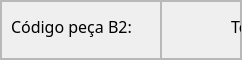
                         <widget class="QFrame" name="frame_86">
                          <property name="maximumSize">
                           <size>
                            <width>16777215</width>
                            <height>60</height>
                           </size>
                          </property>
                          <property name="frameShape">
                           <enum>QFrame::StyledPanel</enum>
                          </property>
                          <property name="frameShadow">
                           <enum>QFrame::Raised</enum>
                          </property>
                          <layout class="QHBoxLayout" name="horizontalLayout_18">
                           <property name="spacing">
                            <number>0</number>
                           </property>
                           <property name="leftMargin">
                            <number>0</number>
                           </property>
                           <property name="topMargin">
                            <number>0</number>
                           </property>
                           <property name="rightMargin">
                            <number>0</number>
                           </property>
                           <property name="bottomMargin">
                            <number>0</number>
                           </property>
                           <item>
                            <widget class="QFrame" name="frame_87">
                             <property name="sizePolicy">
                              <sizepolicy hsizetype="Preferred" vsizetype="Preferred">
                               <horstretch>0</horstretch>
                               <verstretch>0</verstretch>
                              </sizepolicy>
                             </property>
                             <property name="minimumSize">
                              <size>
                               <width>160</width>
                               <height>0</height>
                              </size>
                             </property>
                             <property name="frameShape">
                              <enum>QFrame::StyledPanel</enum>
                             </property>
                             <property name="frameShadow">
                              <enum>QFrame::Raised</enum>
                             </property>
                             <widget class="QLabel" name="label_32">
                              <property name="geometry">
                               <rect>
                                <x>10</x>
                                <y>0</y>
                                <width>160</width>
                                <height>51</height>
                               </rect>
                              </property>
                              <property name="sizePolicy">
                               <sizepolicy hsizetype="Preferred" vsizetype="Preferred">
                                <horstretch>0</horstretch>
                                <verstretch>0</verstretch>
                               </sizepolicy>
                              </property>
                              <property name="font">
                               <font>
                                <family>Equinox Bold</family>
                                <pointsize>12</pointsize>
                               </font>
                              </property>
                              <property name="text">
                               <string>Código peça B2:</string>
                              </property>
                             </widget>
                            </widget>
                           </item>
                           <item>
                            <widget class="QFrame" name="frame_88">
                             <property name="minimumSize">
                              <size>
                               <width>80</width>
                               <height>0</height>
                              </size>
                             </property>
                             <property name="frameShape">
                              <enum>QFrame::StyledPanel</enum>
                             </property>
                             <property name="frameShadow">
                              <enum>QFrame::Raised</enum>
                             </property>
                             <widget class="QLabel" name="lbl_cod_part_b2">
                              <property name="geometry">
                               <rect>
                                <x>10</x>
                                <y>0</y>
                                <width>191</width>
                                <height>51</height>
                               </rect>
                              </property>
                              <property name="sizePolicy">
                               <sizepolicy hsizetype="Expanding" vsizetype="Expanding">
                                <horstretch>1</horstretch>
                                <verstretch>1</verstretch>
                               </sizepolicy>
                              </property>
                              <property name="font">
                               <font>
                                <family>Equinox Bold</family>
                                <pointsize>12</pointsize>
                               </font>
                              </property>
                              <property name="text">
                               <string>TextLabel</string>
                              </property>
                              <property name="alignment">
                               <set>Qt::AlignCenter</set>
                              </property>
                             </widget>
                            </widget>
                           </item>
                          </layout>
                         </widget>
